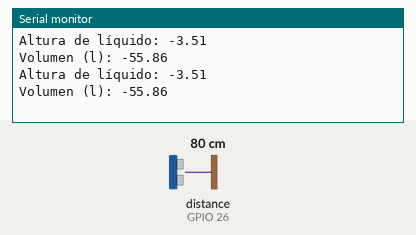
Simulated run of this sketch. Board: ESP32. On the bench: the last lines printed to the serial monitor. Wiring (inferred from the names in the program): ultrasonic range finder: trigger GPIO 25; echo GPIO 26. The inputs (shaded band) are chosen by the test bench; at power-on: distance to the obstacle (sensor on GPIO 26) 80 cm. The echo pulse lasts 58.3 µs per cm.

Above: at 2.8 s.
2.9 s: distance to the obstacle (sensor on GPIO 26) set to 2 cm
At 4.8 s:
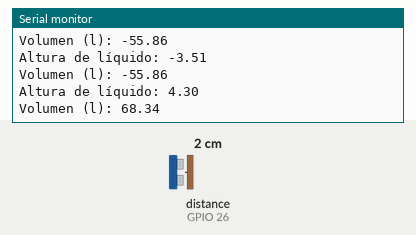
5.6 s: distance to the obstacle (sensor on GPIO 26) set to 4 cm
At 6.4 s:
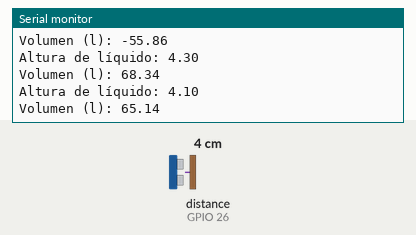
Timing chart, 0 to 8.6 s (numbered marks = the images above; inputs shaded):
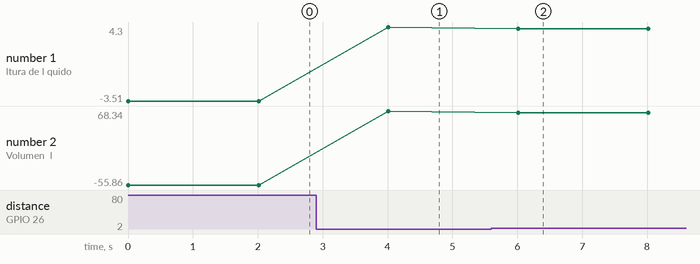

The sketch:

volumenCerveza.ino
```cpp
#define eco 26
# define trig 25
double duracion;
double distancia;
double alturaOlla=4.5; //en decimetros
double radioOlla=2.25; //en decimetros
double distanciaVacio;;
double volumenLiquido;

void setup() {
 pinMode(trig, OUTPUT);
 pinMode(eco,INPUT);
 Serial.begin(115200);

}

void loop() {
  digitalWrite(trig,HIGH);
  delay(1);
  digitalWrite(trig,LOW);
  duracion= pulseIn(eco,HIGH);
  distanciaVacio=duracion/582;
  volumenLiquido= (alturaOlla - distanciaVacio)*(3.14*radioOlla*radioOlla);

 Serial.print("Altura de líquido: ");
 Serial.println(alturaOlla - distanciaVacio);
 Serial.print ("Volumen (l): ");
 Serial.println(volumenLiquido);
  delay(2000);

}
```

Measured:
- after the input at 2.9 s, the serial monitor: prints a new line after 1.1 s (image 1)
- after the input at 5.6 s, the serial monitor: prints a new line after 0.42 s (image 2)
- plotted number 1: -3.51 → 4.3 after the input at 2.9 s, 4.3 → 4.1 after the input at 5.6 s
- plotted number 2: -55.86 → 68.34 after the input at 2.9 s, 68.34 → 65.14 after the input at 5.6 s
